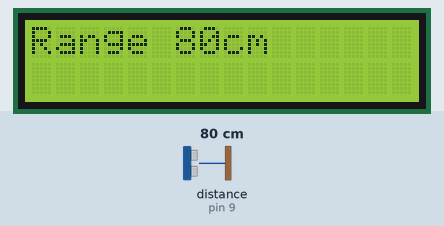
Bench run of a sketch on a simulated Arduino Uno, built with avr-gcc and run on an emulated ATmega328P. Shown: 16×2 character LCD. Wiring (inferred from the names in the program): ultrasonic range finder: trigger pin 8; echo pin 9. Inputs (shaded band) come from the test bench; at power-on: distance to the obstacle (sensor on pin 9) 80 cm. The echo pulse lasts 58.3 µs per cm.

Above: at 3.2 s.
3.3 s: distance to the obstacle (sensor on pin 9) set to 250 cm
At 4.3 s:
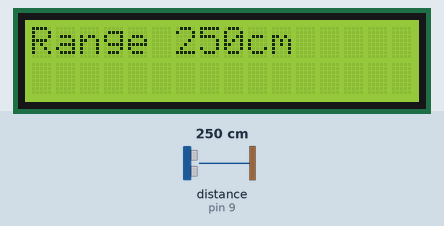
5.0 s: distance to the obstacle (sensor on pin 9) set to 2 cm
At 5.9 s:
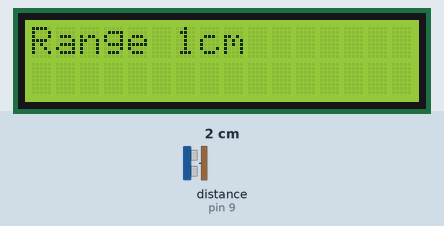
6.5 s: distance to the obstacle (sensor on pin 9) set to 4 cm
At 7.06 s:
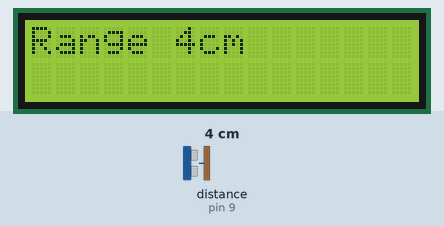
Timing chart, 0 to 9.5 s (numbered marks = the images above; inputs shaded):
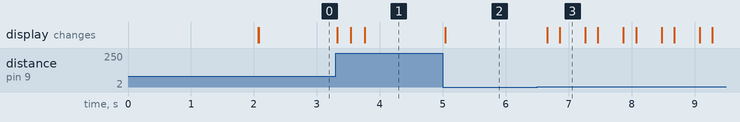

Measured:
- after the input at 3.3 s, the display: changes at once (image 1)
- after the input at 5.0 s, the display: changes at once (image 2)
- after the input at 6.5 s, the display: first changes after 0.16 s (image 3 shows a later state)
- what the display in image 3 shows lasts 0.4 s, from 6.9 s to 7.3 s

The sketch:

INKUBATOR_11-ULTRASONIC_RANGE_METER.ino
```cpp
#include <LiquidCrystal.h>
#define ECHOPIN 9
#define TRIGPIN 8

LiquidCrystal lcd(2, 3, 4, 5, 6, 7);
unsigned int jarak, timer;

void setup() {
  lcd.begin(16, 2);
  lcd.print("  ULTRASONIC");
  lcd.setCursor(0, 1);
  lcd.print("  RANGE METER");
  delay(2000);
  lcd.clear();
  lcd.print("Range = ");
  pinMode(ECHOPIN, INPUT);
  pinMode(TRIGPIN, OUTPUT);
}

void loop() {
  digitalWrite(TRIGPIN, LOW);
  delayMicroseconds(2);
  digitalWrite(TRIGPIN, HIGH);
  delayMicroseconds(10);
  digitalWrite(TRIGPIN, LOW);
  timer=pulseIn(ECHOPIN, HIGH);
  jarak=timer/58;
  lcd.setCursor(6, 0);
  lcd.print(jarak);
  lcd.print("cm     ");
  delay(200);
}
```
